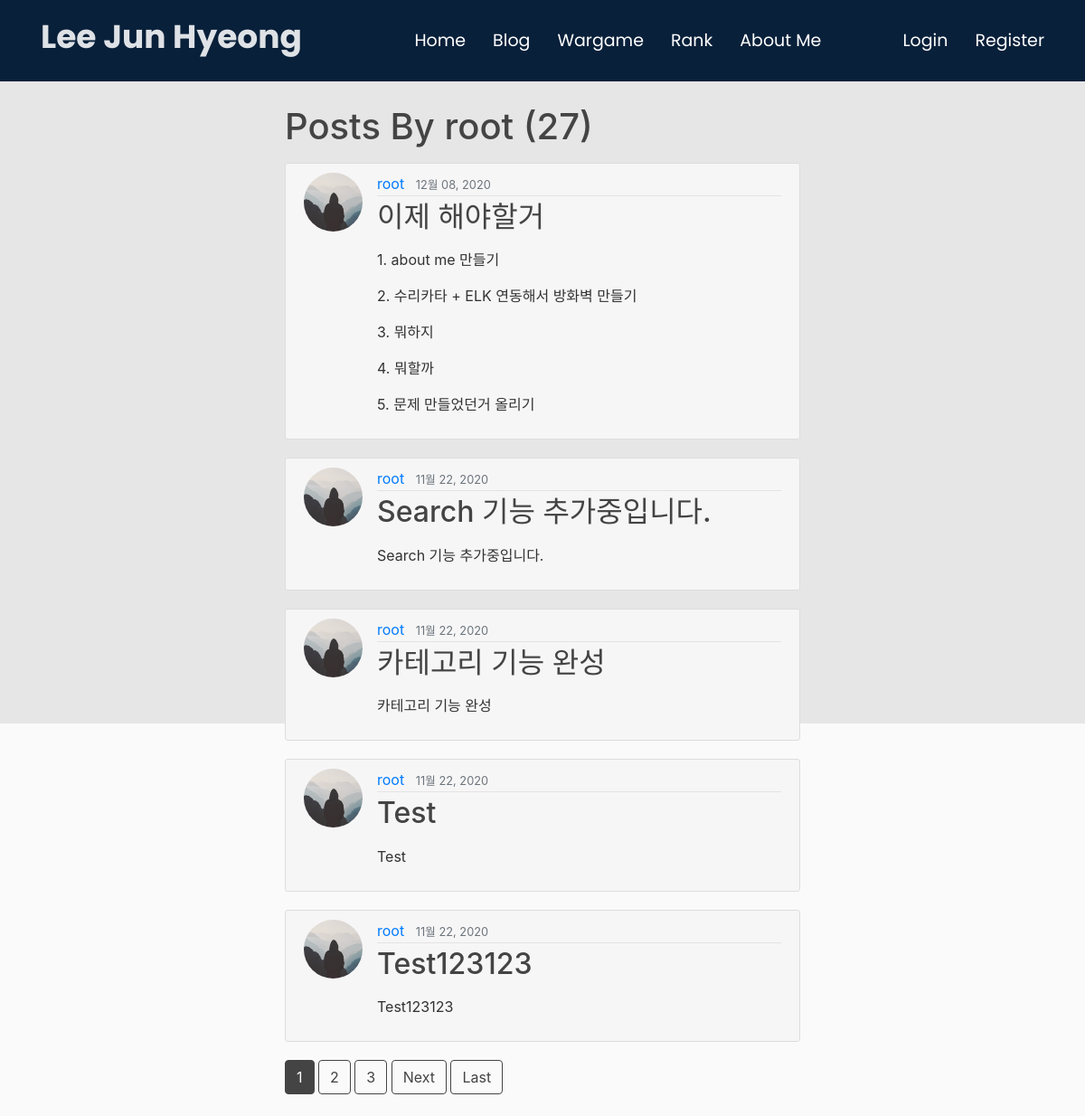
/blog/user/root/, run on an earlier commit of the app's database.
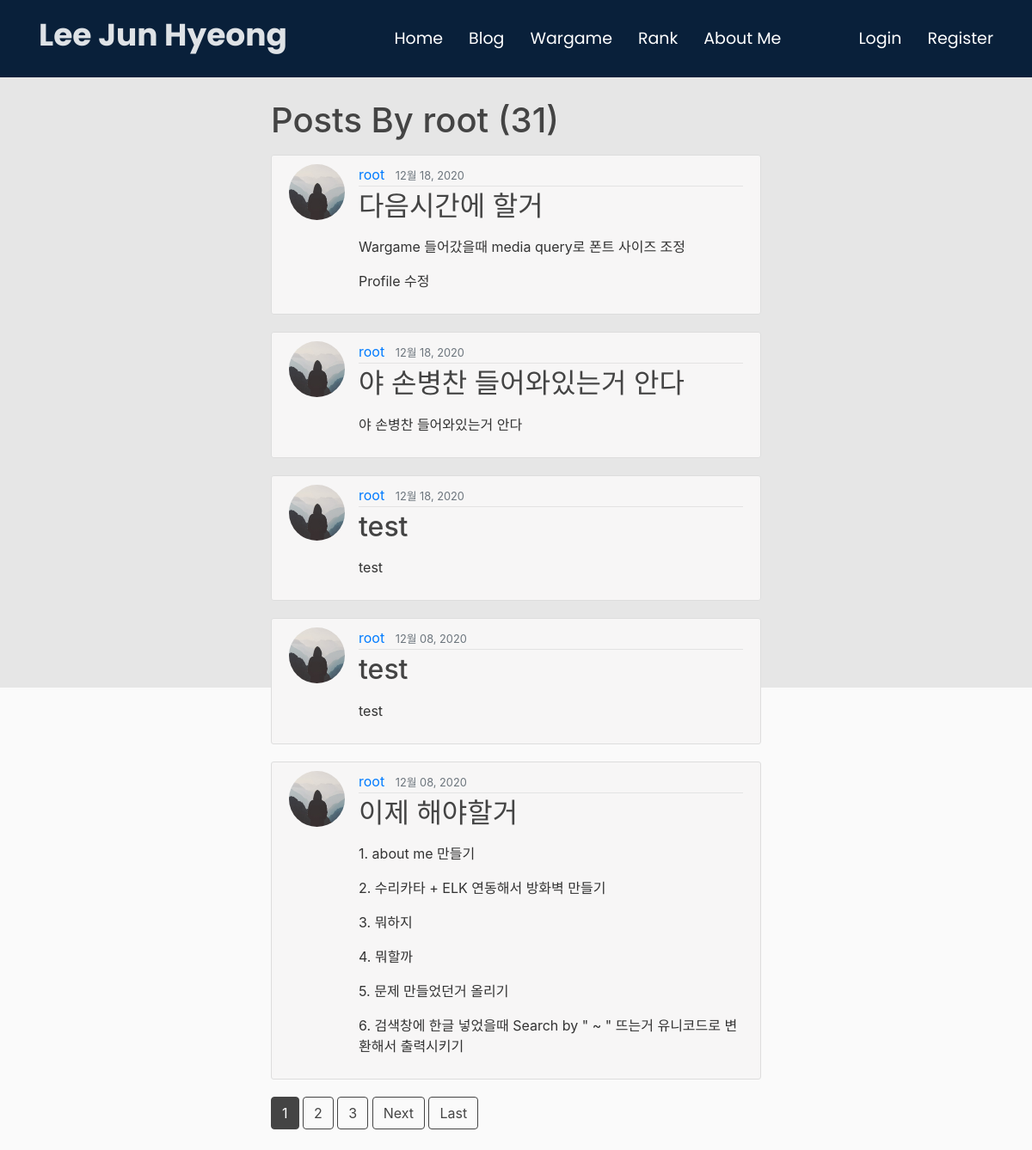
And on a later commit of the database.
### blog/models.py (models this page shows, shortened)
class Post(models.Model):
    category_CHOICES = {
        ('Security_CTF', 'Security_CTF'),
        ('Security_Wargame', 'Security_Wargame'),
        ('Security_Study', 'Security_Study'),
        ('Development_Programming', 'Development_Programming'),
        ('Development_Study', 'Development_Study'),
        ('Other', 'Other'),
    }
    author = models.ForeignKey(
        settings.AUTH_USER_MODEL, on_delete=models.CASCADE)
    title = models.CharField(max_length=100)
    content = RichTextUploadingField(blank=True,null=True)
    liked = models.ManyToManyField(
        settings.AUTH_USER_MODEL, blank=True, related_name='liked')
    date_posted = models.DateTimeField(default=timezone.now)
    category =  models.CharField(null=True,default='none',max_length=100,choices=category_CHOICES)
    objects = PostManager()
    class Meta:
        ordering = ('-date_posted', )

### users/models.py (models this page shows, shortened)
class Profile(models.Model):
    user = models.OneToOneField(User, on_delete=models.CASCADE)
    image = models.ImageField(default='default.jpg', upload_to='profile_pics')
    points = models.IntegerField(default=0)

### blog/views.py (the view)
# urls.py: path('blog/user/<str:username>/', UserPostListView.as_view(), name='user_posts'),
class UserPostListView(ListView):
    model = Post
    template_name = 'blog/user_posts.html'
    context_object_name = 'posts'
    paginate_by = 5
    def get_queryset(self):
        user = get_object_or_404(User, username=self.kwargs.get('username'))
        return Post.objects.filter(author=user).order_by('-date_posted')

### blog/templates/blog/user_posts.html (shortened to what this page needs)
{% extends "blog/base.html" %}
{% block content %}
    <h1 class="mb-3">Posts By {{view.kwargs.username}} ({{ page_obj.paginator.count }})</h1>
    {% for post in posts %}
        <article class="media content-section">
          <img class="rounded-circle article-img" src="{{ post.author.profile.image.url }}">
          <div class="media-body">
            <div class="article-metadata">
              <a class="mr-2" href="{% url 'user_posts' post.author.username %}">{{ post.author }}</a>
              <small class="text-muted">{{ post.date_posted|date:"F d, Y" }}</small>
            </div>
          <h2><a class="article-title" href="{% url 'post_detail' post.pk %}">{{ post.title }}</a></h2>
			<p class="article-content">{{ post.content|safe }}</p>
          </div>
        </article>
    {% endfor %}
    {% if is_paginated %}
      {% for num in page_obj.paginator.page_range %}
        {% if page_obj.number == num %}
          <a class="btn btn-info mb-4" href="?page={{ num }}">{{ num }}</a>
        {% elif num > page_obj.number|add:'-3' and num < page_obj.number|add:'3' %}
          <a class="btn btn-outline-info mb-4" href="?page={{ num }}">{{ num }}</a>
        {% endif %}
      {% endfor %}
      {% if page_obj.has_next %}
        <a class="btn btn-outline-info mb-4" href="?page={{ page_obj.next_page_number }}">Next</a>
        <a class="btn btn-outline-info mb-4" href="?page={{ page_obj.paginator.num_pages }}">Last</a>
      {% endif %}
    {% endif %}
{% endblock content %}

What changed in the data, as far as the page shows it:
no longer on this page (row edited): Post: author.profile.image (placeholder picture), author "root", date_posted "11월 22, 2020", title "Search 기능 추가중입니다.", content "Search 기능 추가중입니다."
no longer on this page (row unchanged): Post: author.profile.image (placeholder picture), author "root", date_posted "11월 22, 2020", title "카테고리 기능 완성", content "카테고리 기능 완성"
no longer on this page (row unchanged): Post: author.profile.image (placeholder picture), author "root", date_posted "11월 22, 2020", title "Test", content "Test"
no longer on this page (row unchanged): Post: author.profile.image (placeholder picture), author "root", date_posted "11월 22, 2020", title "Test123123", content "Test123123"
added Post: author.profile.image (placeholder picture), author "root", date_posted "12월 18, 2020", title "다음시간에 할거", content "Wargame 들어갔을때 media query로 폰트 사이즈 조정 Profile 수정"
added Post: author.profile.image (placeholder picture), author "root", date_posted "12월 18, 2020", title "야 손병찬 들어와있는거 안다", content "야 손병찬 들어와있는거 안다"
added Post: author.profile.image (placeholder picture), author "root", date_posted "12월 18, 2020", title "test", content "test"
added Post: author.profile.image (placeholder picture), author "root", date_posted "12월 08, 2020", title "test", content "test"
changed Post "이제 해야할거": content "1. about me 만들기 2. 수리카타 + ELK 연동해서 방화벽 만들기 3. 뭐하지 4. 뭐할까 5. 문제 만들었던거 올리기" → "1. about me 만들기 2. 수리카타 + ELK 연동해서 방화벽 만들기 3. 뭐하지 4. 뭐할까 5. 문제 만들었던거 올리기 6. 검색창에 한글 넣었을때 Search by \" ~ \" 뜨는거 유니코드로 변환해서 출력시키기"
Also different on the page:
{{ page_obj.paginator.count }}: "27" → "31"
